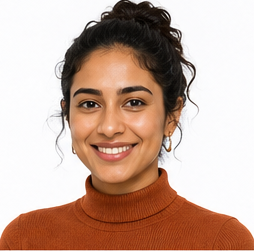
#> input picture img/Character_profiles/portraits/female_03.a.png, 254 x 251 px; its folder holds only this picture in this run
$ python contact_sheet.py
#> lines starting #> are read from the running program, lines starting #| are printed output that depends on the picture
"""Build a labeled contact sheet of all portrait PNGs for visual review."""
from PIL import Image, ImageDraw, ImageFont
import os
import glob

PORTRAITS_DIR = r"C:\Users\Mark\Desktop\Character_profiles\portraits"
OUT = r"C:\Users\Mark\Desktop\Character_profiles\contact_sheet.png"

THUMB_W = 220
THUMB_H = 180
LABEL_H = 22
COLS = 7
PAD = 4


def collect():
    paths = sorted(glob.glob(os.path.join(PORTRAITS_DIR, "*.png")))
    paths = [p for p in paths if os.path.basename(p).startswith(("male_", "female_"))]

    def key(p):
        name = os.path.splitext(os.path.basename(p))[0]
        gender_part, _, rest = name.partition("_")
        num_part, _, variant = rest.partition(".")
        return (gender_part, int(num_part), variant)

    return sorted(paths, key=key)


def main():
    paths = collect()
    n = len(paths)
    rows = (n + COLS - 1) // COLS
    sheet_w = COLS * (THUMB_W + PAD) + PAD
    sheet_h = rows * (THUMB_H + LABEL_H + PAD) + PAD
    sheet = Image.new("RGB", (sheet_w, sheet_h), "white")
#> sheet: PIL image 1572x210 RGB; every value is 255
    draw = ImageDraw.Draw(sheet)

    try:
        font = ImageFont.truetype("arial.ttf", 14)
    except OSError:
        font = ImageFont.load_default()

    for i, p in enumerate(paths):
        col = i % COLS
        row = i // COLS
        x = PAD + col * (THUMB_W + PAD)
        y = PAD + row * (THUMB_H + LABEL_H + PAD)

        im = Image.open(p)
#> im is the input picture: PIL image 254x251 RGB; mean R, G, B 198.3, 169.3, 155.3
        im.thumbnail((THUMB_W, THUMB_H))
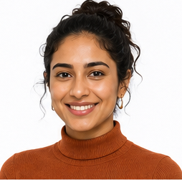
#> im: PIL image 182x180 RGB; mean R, G, B 198.3, 169.3, 155.3
        ox = x + (THUMB_W - im.size[0]) // 2
#> ox = 23
        oy = y + (THUMB_H - im.size[1]) // 2
#> oy = 4
        sheet.paste(im, (ox, oy))
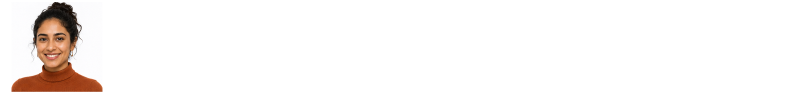
#> sheet: PIL image 1572x210 RGB (shown at 1/2 size); mean R, G, B 249.4, 246.5, 245.1

        label = os.path.splitext(os.path.basename(p))[0]
        draw.text((x + 4, y + THUMB_H + 2), label, fill="black", font=font)

    sheet.save(OUT)
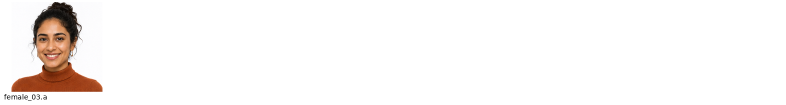
#> saved as contact_sheet.png: PIL image 1572x210 RGB (shown at 1/2 size); mean R, G, B 249.2, 246.3, 244.9
    print(f"Saved {OUT}  ({sheet_w}x{sheet_h}, {n} portraits)")


if __name__ == "__main__":
    main()

$ run again, on img/Character_profiles/portraits/female_09.a.png
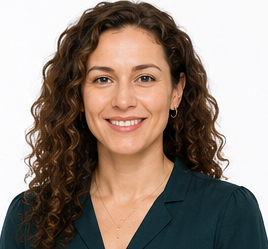
#> input picture img/Character_profiles/portraits/female_09.a.png, 268 x 249 px
#> in main, im is the input picture: PIL image 268x249 RGB; mean R, G, B 148.2, 133.8, 124
#> in main, `im.thumbnail((THUMB_W, THUMB_H))`:
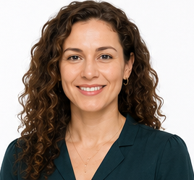
#> im: PIL image 194x180 RGB; mean R, G, B 148.2, 133.8, 124
#> in main, `sheet.save(OUT)`:
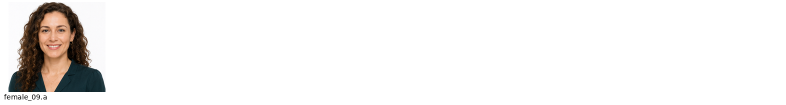
#> saved as contact_sheet.png: PIL image 1572x210 RGB (shown at 1/2 size); mean R, G, B 243.5, 242, 241

$ run again, on img/Character_profiles/portraits/female_10.a.png
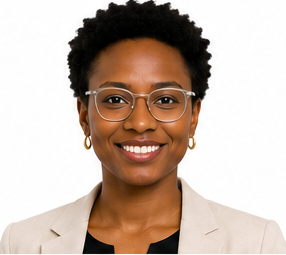
#> input picture img/Character_profiles/portraits/female_10.a.png, 286 x 255 px
#> in main, im is the input picture: PIL image 286x255 RGB; mean R, G, B 198.8, 181.2, 169.7
#> in main, `im.thumbnail((THUMB_W, THUMB_H))`:
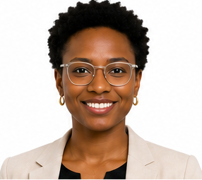
#> im: PIL image 202x180 RGB; mean R, G, B 198.7, 181.2, 169.7
#> in main, `sheet.save(OUT)`:
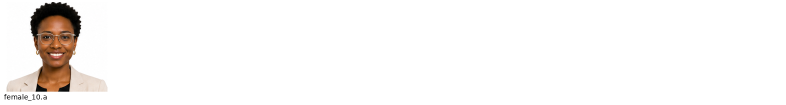
#> saved as contact_sheet.png: PIL image 1572x210 RGB (shown at 1/2 size); mean R, G, B 248.6, 246.7, 245.4

$ run again, on img/Character_profiles/portraits/male_01.a.png
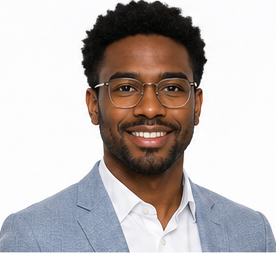
#> input picture img/Character_profiles/portraits/male_01.a.png, 276 x 253 px
#> in main, im is the input picture: PIL image 276x253 RGB; mean R, G, B 189.7, 183, 182.4
#> in main, `im.thumbnail((THUMB_W, THUMB_H))`:
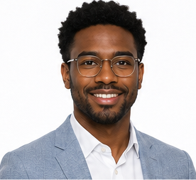
#> im: PIL image 196x180 RGB; mean R, G, B 189.7, 183, 182.4
#> in main, `sheet.save(OUT)`:
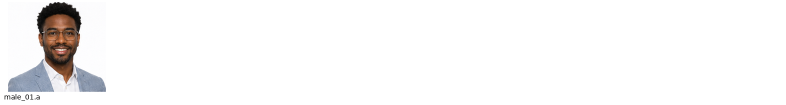
#> saved as contact_sheet.png: PIL image 1572x210 RGB (shown at 1/2 size); mean R, G, B 247.9, 247.2, 247.1

$ run again, on img/Character_profiles/portraits/female_05.a.png
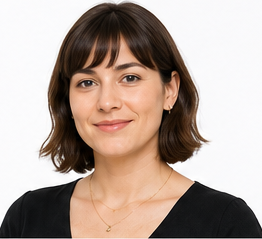
#> input picture img/Character_profiles/portraits/female_05.a.png, 262 x 239 px
#> in main, im is the input picture: PIL image 262x239 RGB; mean R, G, B 178.5, 161.7, 152.1
#> in main, `im.thumbnail((THUMB_W, THUMB_H))`:
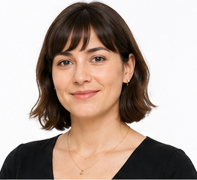
#> im: PIL image 197x180 RGB; mean R, G, B 178.4, 161.6, 152
#> in main, `sheet.save(OUT)`:
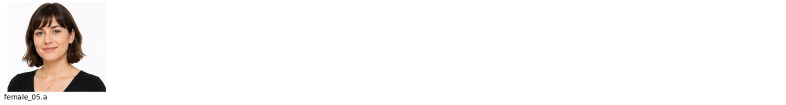
#> saved as contact_sheet.png: PIL image 1572x210 RGB (shown at 1/2 size); mean R, G, B 246.6, 244.8, 243.8
